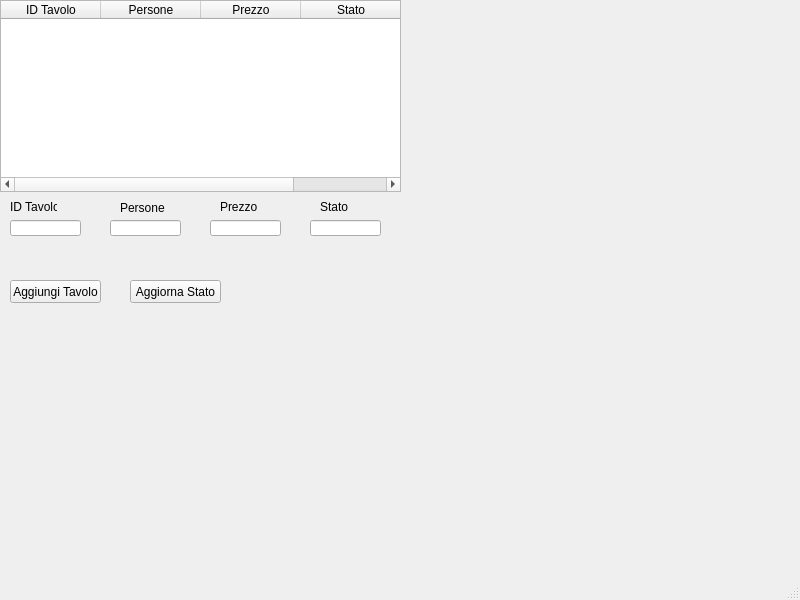
<?xml version="1.0" encoding="UTF-8"?>
<ui version="4.0">
 <class>MainWindow</class>
 <widget class="QMainWindow" name="MainWindow">
  <property name="geometry">
   <rect>
    <x>0</x>
    <y>0</y>
    <width>800</width>
    <height>600</height>
   </rect>
  </property>
  <property name="windowTitle">
   <string>MainWindow</string>
  </property>
  <widget class="QWidget" name="centralwidget">
   <widget class="QTableWidget" name="tableWidgetTavoli">
    <property name="geometry">
     <rect>
      <x>0</x>
      <y>0</y>
      <width>401</width>
      <height>192</height>
     </rect>
    </property>
    <column>
     <property name="text">
      <string>ID Tavolo</string>
     </property>
    </column>
    <column>
     <property name="text">
      <string>Persone</string>
     </property>
    </column>
    <column>
     <property name="text">
      <string>Prezzo</string>
     </property>
    </column>
    <column>
     <property name="text">
      <string>Stato</string>
     </property>
    </column>
   </widget>
   <widget class="QLabel" name="label">
    <property name="geometry">
     <rect>
      <x>10</x>
      <y>200</y>
      <width>47</width>
      <height>13</height>
     </rect>
    </property>
    <property name="text">
     <string>ID Tavolo </string>
    </property>
   </widget>
   <widget class="QLabel" name="label_2">
    <property name="geometry">
     <rect>
      <x>120</x>
      <y>200</y>
      <width>47</width>
      <height>16</height>
     </rect>
    </property>
    <property name="text">
     <string>Persone</string>
    </property>
   </widget>
   <widget class="QLabel" name="label_3">
    <property name="geometry">
     <rect>
      <x>220</x>
      <y>200</y>
      <width>47</width>
      <height>13</height>
     </rect>
    </property>
    <property name="text">
     <string>Prezzo</string>
    </property>
   </widget>
   <widget class="QLabel" name="label_4">
    <property name="geometry">
     <rect>
      <x>320</x>
      <y>200</y>
      <width>47</width>
      <height>13</height>
     </rect>
    </property>
    <property name="text">
     <string>Stato</string>
    </property>
   </widget>
   <widget class="QLineEdit" name="lineEditID">
    <property name="geometry">
     <rect>
      <x>10</x>
      <y>220</y>
      <width>71</width>
      <height>16</height>
     </rect>
    </property>
   </widget>
   <widget class="QLineEdit" name="lineEditPersone">
    <property name="geometry">
     <rect>
      <x>110</x>
      <y>220</y>
      <width>71</width>
      <height>16</height>
     </rect>
    </property>
   </widget>
   <widget class="QLineEdit" name="lineEditPrezzo">
    <property name="geometry">
     <rect>
      <x>210</x>
      <y>220</y>
      <width>71</width>
      <height>16</height>
     </rect>
    </property>
   </widget>
   <widget class="QLineEdit" name="lineEditStato">
    <property name="geometry">
     <rect>
      <x>310</x>
      <y>220</y>
      <width>71</width>
      <height>16</height>
     </rect>
    </property>
   </widget>
   <widget class="QPushButton" name="pushButtonAggiungi">
    <property name="geometry">
     <rect>
      <x>10</x>
      <y>280</y>
      <width>91</width>
      <height>23</height>
     </rect>
    </property>
    <property name="text">
     <string>Aggiungi Tavolo</string>
    </property>
   </widget>
   <widget class="QPushButton" name="pushButtonAggiorna">
    <property name="geometry">
     <rect>
      <x>130</x>
      <y>280</y>
      <width>91</width>
      <height>23</height>
     </rect>
    </property>
    <property name="text">
     <string>Aggiorna Stato</string>
    </property>
   </widget>
  </widget>
  <widget class="QMenuBar" name="menubar">
   <property name="geometry">
    <rect>
     <x>0</x>
     <y>0</y>
     <width>800</width>
     <height>21</height>
    </rect>
   </property>
  </widget>
  <widget class="QStatusBar" name="statusbar"/>
 </widget>
 <resources/>
 <connections/>
</ui>
